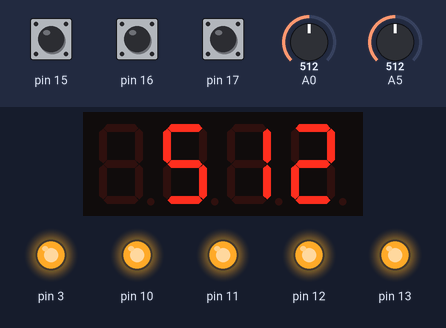
Bench run of a program on a simulated Arduino Pro Mini, built with avr-gcc and run on an emulated ATmega328P. Shown: 4-digit seven-segment display, output pins drawn as LEDs (lit = HIGH). Inputs (shaded band) come from the test bench; at power-on: pin 16 HIGH, A5 = 512, A0 = 512, pin 17 HIGH, pin 15 HIGH.

Above: at 1.2 s.
1.3 s: pin 16 pulled LOW for 0.15 s
At 1.47 s:
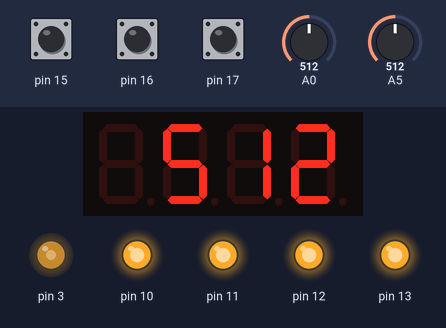
3.0 s: pin 16 pulled LOW for 1 s
At 4.2 s:
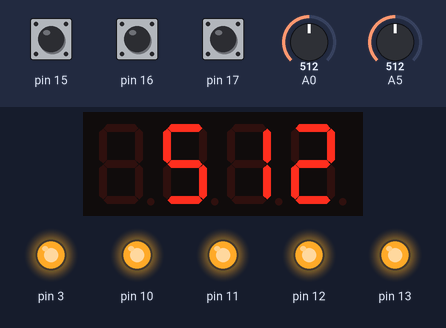
5.5 s: A5 set to 716
At 6.5 s:
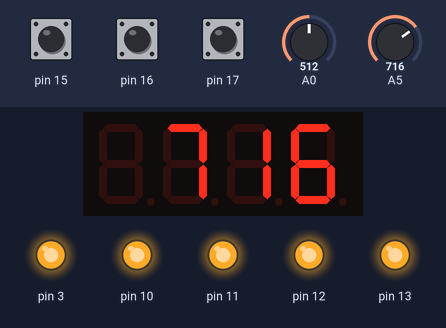
7.0 s: A0 set to 306
At 7.6 s:
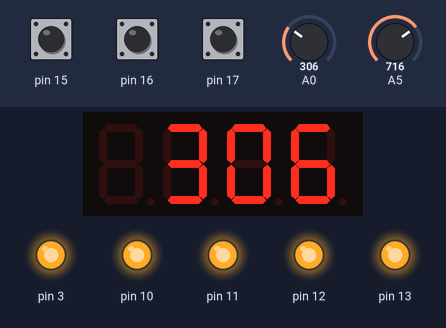
8.5 s: pin 17 pulled LOW for 0.15 s
At 8.82 s:
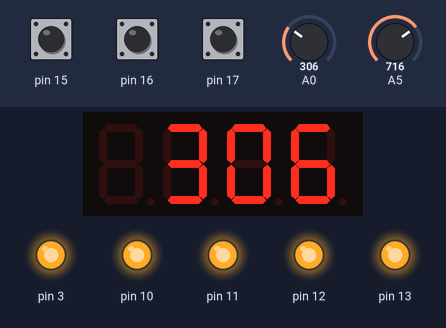
9.2 s: A0 set to 0
At 11.2 s:
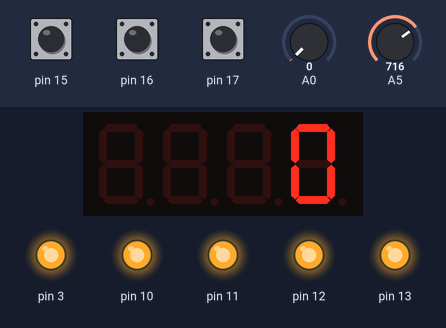
Timing chart, 0 to 11.7 s (numbered marks = the images above; inputs shaded):
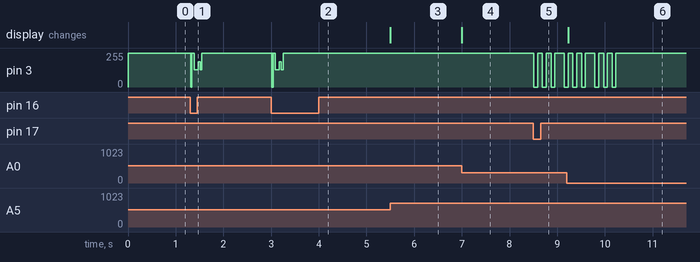

The program:

main.cpp
```cpp
#include <TimerOne.h>
#include <Wire.h>
#include <EEPROMex.h>
#include <MultiFuncShield.h>


void checkStopConditions(byte btn) {

  if (btn == BUTTON_1_PRESSED || btn == BUTTON_1_LONG_PRESSED ) {
    MFS.beep(6, 2, 3);  // beep 3 times, 600 milliseconds on / 200 off
  }
  else if (btn == BUTTON_2_PRESSED || btn == BUTTON_2_LONG_PRESSED) {
    MFS.beep(1, 1, 3, 3, 1);
  }
  else if (btn == BUTTON_3_PRESSED || btn == BUTTON_3_LONG_PRESSED) {
    MFS.beep(8, 10, 3, 3, 10);  // beep 1 times, 800 milliseconds on / 1000 off
  }

  int x = (int)(analogRead(POT_PIN)/10);
  MFS.write(analogRead(x));
  //MFS.beep(1, x, 1);  // beep 1 times, 800 milliseconds on / 1000 off

}

void setup() {
  // put your setup code here, to run once:
  Timer1.initialize();
  MFS.initialize(&Timer1);    // initialize multifunction shield library
  MFS.write(0);
}

void loop() {

  byte btn = MFS.getButton();
  checkStopConditions(btn);

}
```

Measured:
- after the input at 1.3 s, pin 3: 255/255 → 128/255 at once, → 255/255 0.16 s later
- after the input at 3.0 s, pin 3: 255/255 → 128/255 at once, → 255/255 0.16 s later
- after the input at 5.5 s, the display: changes at once (image 3)
- after the input at 7.0 s, the display: changes at once (image 4)
- after the input at 8.5 s, pin 3: 255/255 → 0/255 at once, then repeats every 0.18 s: 255/255 0.10 s, 0/255 0.08 s
- after the input at 9.2 s, the display: changes at once (image 6)
